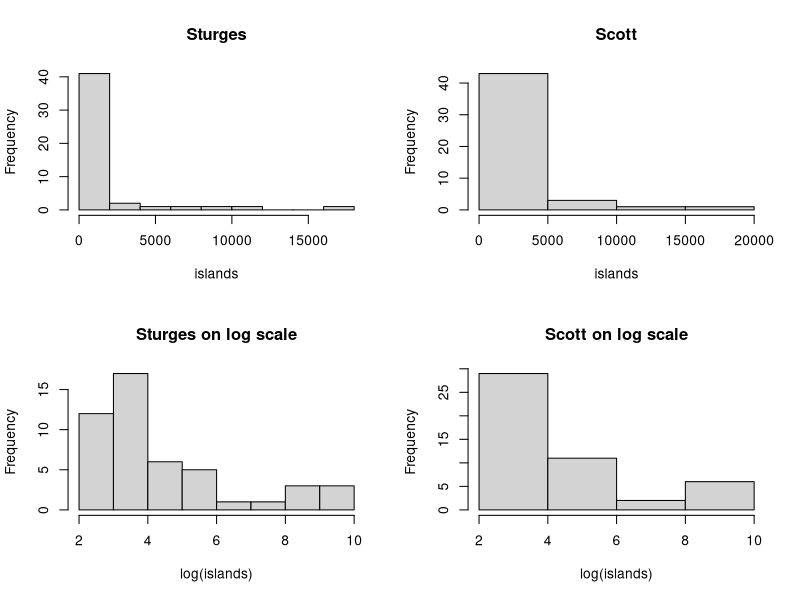
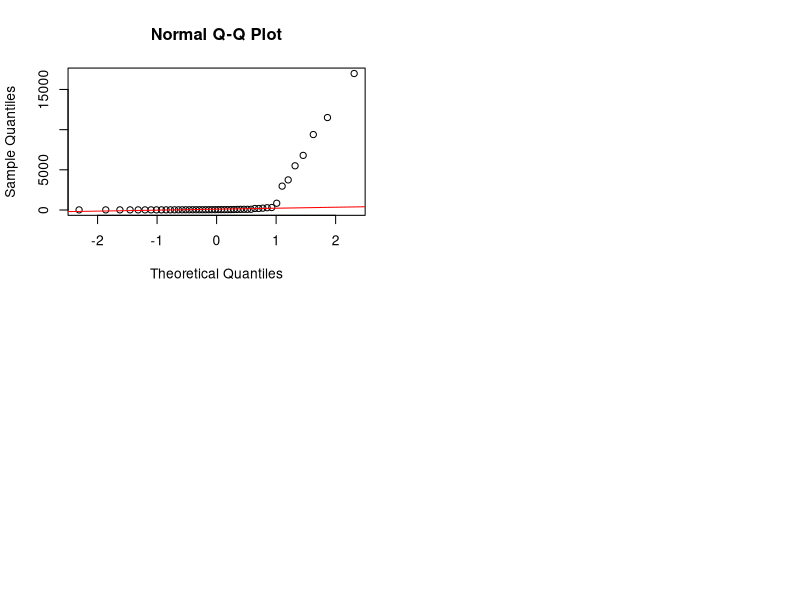
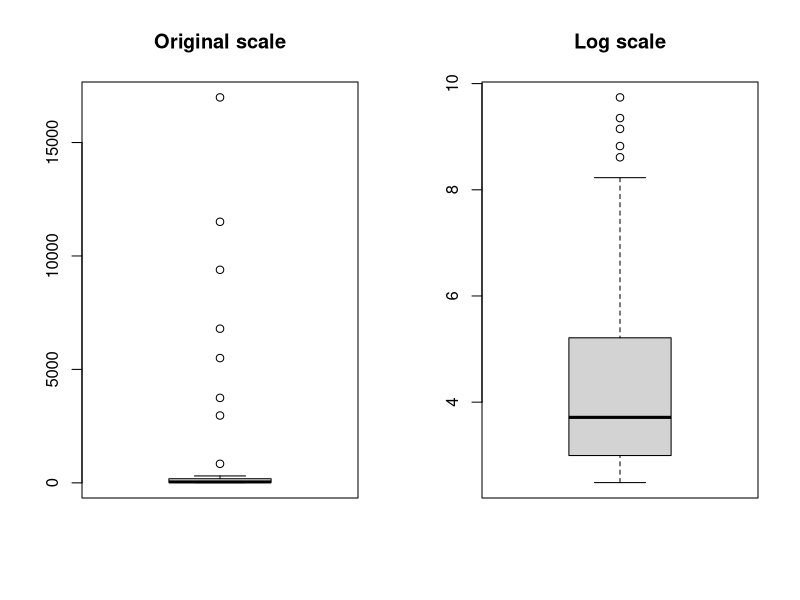
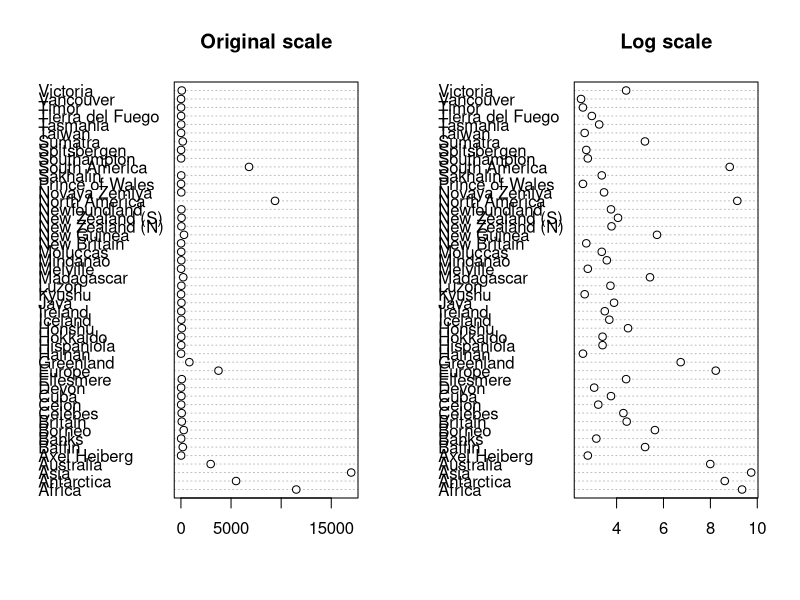
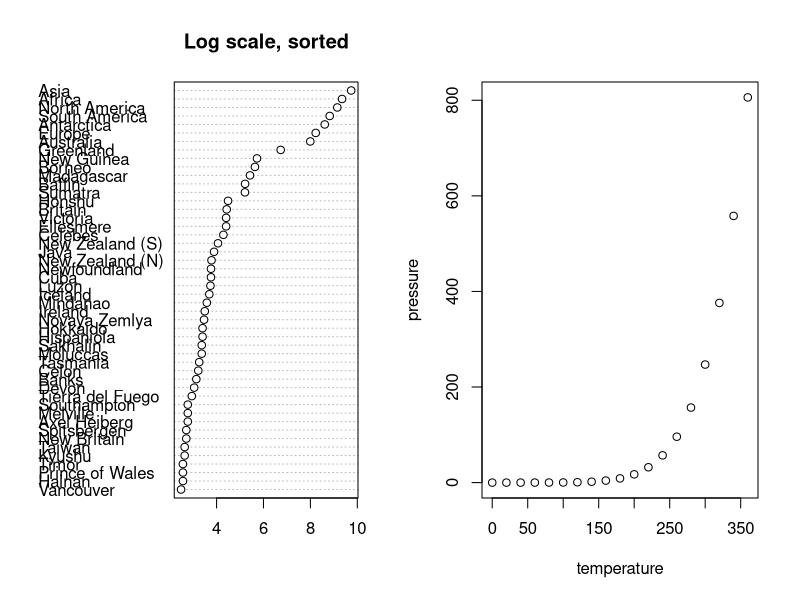
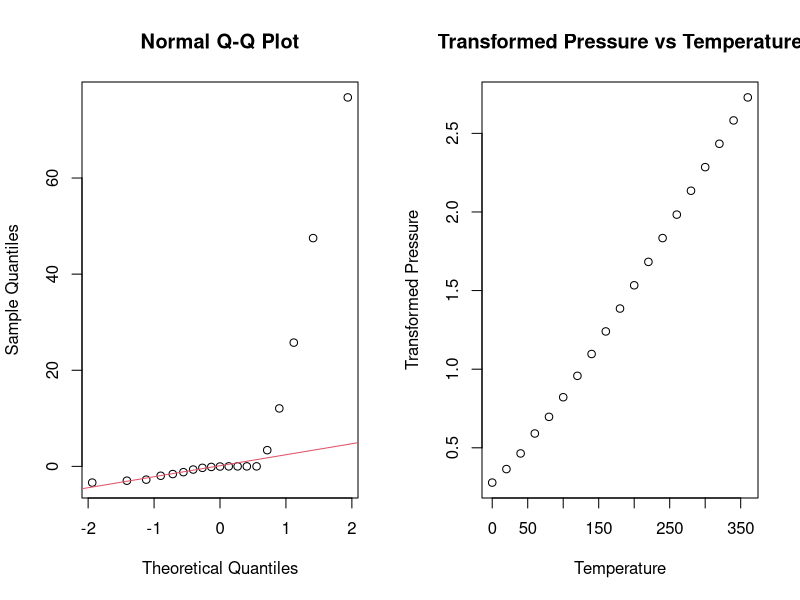
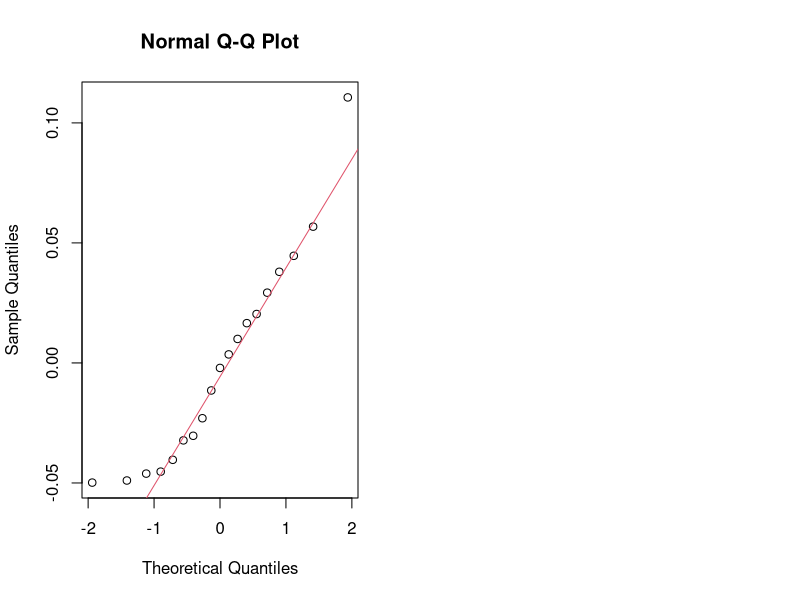
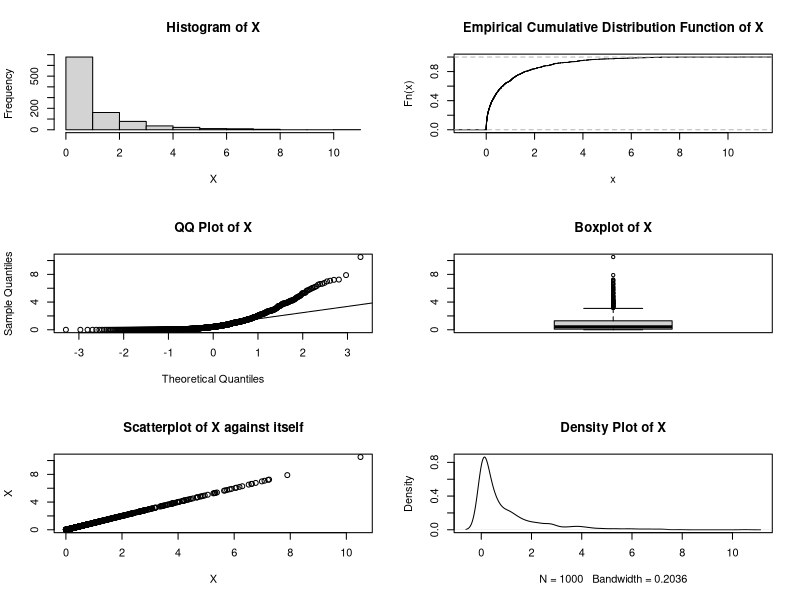

R code for these plots, in order:
## ---- chunk 1
data(islands)

par(mfrow=c(2,2))
hist(islands, breaks = "Sturges", main = "Sturges")
hist(islands, breaks = "Scott", main = "Scott")
hist(log(islands), breaks = "Sturges", main = "Sturges on log scale")
hist(log(islands), breaks = "Scott", main = "Scott on log scale")
## ---- chunk 2
qqnorm(islands)
qqline(islands, col = "red")
## ---- chunk 3
par(mfrow=c(1,2))
boxplot(islands, main = "Original scale")
boxplot(log(islands), main = "Log scale")
## ---- chunk 4
par(mfrow=c(1,2))
dotchart(islands,main="Original scale")
dotchart(log(islands),main="Log scale")
## ---- chunk 5
dotchart(sort(log(islands)), main = "Log scale, sorted")

## ---- chunk 6
plot(pressure ~ temperature, data = pressure)# Calculate correlation coefficient


correlation <- cor(pressure$temperature, pressure$pressure)

# Check for linearity
if(abs(correlation) < 0.005) {
  cat("The variables are related linearly (correlation =", correlation, ").\n")
} else {
  cat("The variables are related nonlinearly (correlation =", correlation, ").\n")
}

## ---- chunk 7
# Calculate residuals
predicted_pressure <- (0.168 + 0.007 * pressure$temperature)^(20/3)
residuals <- pressure$pressure - predicted_pressure

# Construct a normal QQ plot
qqnorm(residuals)
qqline(residuals, col = 2)

# Assess normality
shapiro.test(residuals)
## ---- chunk 8
# Apply the power transformation y^(3/20) to pressure data values
transformed_pressure <- pressure$pressure^(3/20)

# Plot transformed values against temperature
plot(pressure$temperature, transformed_pressure,
     xlab = "Temperature", ylab = "Transformed Pressure",
     main = "Transformed Pressure vs Temperature")


# Calculate correlation coefficient between transformed pressure and temperature
correlation_transformed <- cor(pressure$temperature, transformed_pressure)

# Check for linearity
if(abs(correlation_transformed) < 0.005) {
  cat("The relationship between transformed pressure and temperature appears to 
      be linear (correlation =", correlation_transformed, ").\n")
} else {
  cat("The relationship between transformed pressure and temperature appears to 
      be nonlinear (correlation =", correlation_transformed, ").\n")
}


## ---- chunk 9
# Fit a linear regression model to transformed pressure values and temperature
lm_model_transformed <- lm(transformed_pressure ~ pressure$temperature)

# Predict transformed pressure values using the linear model
predicted_transformed_pressure <- predict(lm_model_transformed)

# Calculate residuals
residuals_transformed <- transformed_pressure - predicted_transformed_pressure

# Construct a normal QQ plot of residuals
qqnorm(residuals_transformed)
qqline(residuals_transformed, col = 2)

# Assess normality
shapiro.test(residuals_transformed)

## ---- chunk 10

# Load necessary library
library(MASS)  # For mvrnorm function

# Generate simulated standard normal random variable Z
set.seed(123)  # for reproducibility
Z <- rnorm(1000)

# Define variable X = Z^2
X <- Z^2

# Plotting Figure 3.18 with variable X
par(mfrow = c(3, 2))  # Set up a 3x2 layout for plots

# Plot histogram
hist(X, main = "Histogram of X")

# Plot ECDF
plot(ecdf(X), main = "Empirical Cumulative Distribution Function of X")

# Plot QQ plot
qqnorm(X, main = "QQ Plot of X")
qqline(X)

# Plot boxplot
boxplot(X, main = "Boxplot of X")

# Plot scatterplot of X against itself
plot(X, X, xlab = "X", ylab = "X", main = "Scatterplot of X against itself")

# Plot density plot
plot(density(X), main = "Density Plot of X")
## ---- chunk 11

# Now, apply the same set of plots to EuStockMarkets data
data("EuStockMarkets")

# Plotting Figure 3.18 with EuStockMarkets data
Z <- EuStockMarkets[, 1]  # Using the first column of EuStockMarkets data
X <- Z^2

par(mfrow = c(3, 2))  # Set up a 3x2 layout for plots

# Plot histogram
hist(X, main = "Histogram of X")

# Plot ECDF
plot(ecdf(X), main = "Empirical Cumulative Distribution Function of X")

# Plot QQ plot
qqnorm(X, main = "QQ Plot of X")
qqline(X)

# Plot boxplot
boxplot(X, main = "Boxplot of X")

# Plot scatterplot matrix
plot(X, X, xlab = "X", ylab = "X", main = "Scatterplot of X against itself")

# Plot density plot
plot(density(X), main = "Density Plot of X")

# Comment on the results and use summary() function to gain further insight
summary(X)
## ---- chunk 12
# Assuming 'pressure' is your data frame with columns 'temperature' and 'pressure'
# If not, replace 'pressure' with the name of your data frame

# Plot pressure against temperature
plot(pressure$temperature, pressure$pressure, 
     xlab = "Temperature", ylab = "Pressure",
     main = "Plot of Pressure against Temperature")

# Pass a curve through the data
curve((0.168 + 0.007*x)^(20/3), from = 0, to = 400, add = TRUE)
## ---- chunk 13

# Apply power transformation to pressure data values
transformed_pressure <- pressure$pressure^(3/20)

# Plot transformed values against temperature
plot(pressure$temperature, transformed_pressure,
     xlab = "Temperature", ylab = "Transformed Pressure")

# Pass a straight line through the points
abline(lm(transformed_pressure ~ pressure$temperature), col = "red")
## ---- chunk 14
# Apply power transformation to pressure data values
transformed_pressure <- pressure$pressure^(3/20)

# Plot transformed values against temperature with title
plot(pressure$temperature, transformed_pressure,
     xlab = "Temperature", ylab = "Transformed Pressure",
     main = "Plot of Transformed Pressure against Temperature")

## ---- chunk 15
# Apply power transformation to pressure data values
transformed_pressure <- pressure$pressure^(3/20)

# Create a 2 x 1 layout
par(mfrow = c(2, 1))

# Plot 1: Transformed pressure against temperature
plot(pressure$temperature, transformed_pressure,
     xlab = "Temperature", ylab = "Transformed Pressure",
     main = "Plot of Transformed Pressure against Temperature")

# Add a straight line passing through the points
abline(lm(transformed_pressure ~ pressure$temperature), col = "red")

# Plot 2: Pressure against temperature with curve
plot(pressure$temperature, pressure$pressure,
     xlab = "Temperature", ylab = "Pressure",
     main = "Plot of Pressure against Temperature")

# Pass a curve through the data
curve((0.168 + 0.007*x)^(20/3), from = 0, to = 400, add = TRUE)
